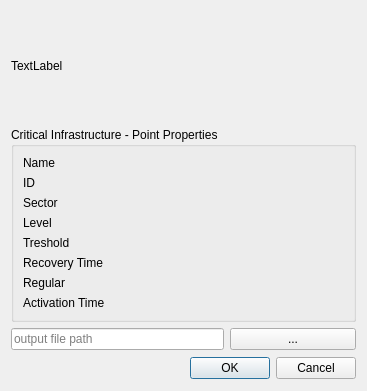
<?xml version="1.0" encoding="UTF-8"?>
<ui version="4.0">
 <class>Dialog</class>
 <widget class="QDialog" name="Dialog">
  <property name="geometry">
   <rect>
    <x>0</x>
    <y>0</y>
    <width>367</width>
    <height>391</height>
   </rect>
  </property>
  <property name="windowTitle">
   <string>Point Export for ProMaIDes CIN-Module</string>
  </property>
  <property name="windowIcon">
   <iconset>
    <normaloff>../icons/cin.png</normaloff>../icons/cin.png</iconset>
  </property>
  <layout class="QGridLayout" name="gridLayout">
   <item row="0" column="0">
    <widget class="QLabel" name="input_label">
     <property name="text">
      <string>TextLabel</string>
     </property>
    </widget>
   </item>
   <item row="1" column="0" colspan="3">
    <widget class="QGroupBox" name="groupBox">
     <property name="toolTip">
      <string>Set the attributes of the critical infrastructure network point elements; Click the '?' for more detailed tips!</string>
     </property>
     <property name="title">
      <string>Critical Infrastructure - Point Properties</string>
     </property>
     <layout class="QGridLayout" name="gridLayout_2">
      <item row="0" column="0">
       <widget class="QLabel" name="Label">
        <property name="text">
         <string>Name</string>
        </property>
       </widget>
      </item>
      <item row="0" column="1">
       <widget class="QgsFieldExpressionWidget" name="expression_field_names" native="true"/>
      </item>
      <item row="1" column="0">
       <widget class="QLabel" name="Label_2">
        <property name="text">
         <string>ID</string>
        </property>
       </widget>
      </item>
      <item row="1" column="1">
       <widget class="QgsFieldExpressionWidget" name="expression_field_ids" native="true"/>
      </item>
      <item row="2" column="0">
       <widget class="QLabel" name="Label_5">
        <property name="text">
         <string>Sector</string>
        </property>
       </widget>
      </item>
      <item row="2" column="1">
       <widget class="QgsFieldExpressionWidget" name="expression_field_sectors" native="true"/>
      </item>
      <item row="3" column="0">
       <widget class="QLabel" name="Label_3">
        <property name="text">
         <string>Level</string>
        </property>
       </widget>
      </item>
      <item row="3" column="1">
       <widget class="QgsFieldExpressionWidget" name="expression_field_levels" native="true"/>
      </item>
      <item row="4" column="0">
       <widget class="QLabel" name="Label_4">
        <property name="text">
         <string>Treshold</string>
        </property>
       </widget>
      </item>
      <item row="4" column="1">
       <widget class="QgsFieldExpressionWidget" name="expression_field_thresholds" native="true"/>
      </item>
      <item row="5" column="0">
       <widget class="QLabel" name="Label_10">
        <property name="text">
         <string>Recovery Time</string>
        </property>
       </widget>
      </item>
      <item row="5" column="1">
       <widget class="QgsFieldExpressionWidget" name="expression_field_recoverys" native="true">
        <property name="contextMenuPolicy">
         <enum>Qt::DefaultContextMenu</enum>
        </property>
        <property name="inputMethodHints">
         <set>Qt::ImhDigitsOnly</set>
        </property>
       </widget>
      </item>
      <item row="6" column="0">
       <widget class="QLabel" name="Label_9">
        <property name="text">
         <string>Regular</string>
        </property>
       </widget>
      </item>
      <item row="6" column="1">
       <widget class="QgsFieldExpressionWidget" name="expression_field_regulars" native="true">
        <property name="contextMenuPolicy">
         <enum>Qt::DefaultContextMenu</enum>
        </property>
        <property name="inputMethodHints">
         <set>Qt::ImhDigitsOnly</set>
        </property>
       </widget>
      </item>
      <item row="7" column="0">
       <widget class="QLabel" name="Label_11">
        <property name="text">
         <string>Activation Time</string>
        </property>
       </widget>
      </item>
      <item row="7" column="1">
       <widget class="QgsFieldExpressionWidget" name="expression_field_actives" native="true">
        <property name="contextMenuPolicy">
         <enum>Qt::DefaultContextMenu</enum>
        </property>
        <property name="inputMethodHints">
         <set>Qt::ImhDigitsOnly</set>
        </property>
       </widget>
      </item>
     </layout>
    </widget>
   </item>
   <item row="2" column="0" colspan="2">
    <widget class="QLineEdit" name="filename_edit">
     <property name="toolTip">
      <string>Set the output file</string>
     </property>
     <property name="placeholderText">
      <string>output file path</string>
     </property>
    </widget>
   </item>
   <item row="2" column="2">
    <widget class="QPushButton" name="browse_button">
     <property name="text">
      <string>...</string>
     </property>
    </widget>
   </item>
   <item row="3" column="0">
    <widget class="QPushButton" name="HelpButton">
     <property name="maximumSize">
      <size>
       <width>80</width>
       <height>50</height>
      </size>
     </property>
     <property name="styleSheet">
      <string notr="true">QPushButton {
    color: #333;
    border: 0px solid #555;
    border-radius: 0px;
    border-style: outset;
    background: transparent;
    padding: 5px;
    }

</string>
     </property>
     <property name="text">
      <string/>
     </property>
     <property name="icon">
      <iconset>
       <normaloff>../icons/HelpButton.png</normaloff>../icons/HelpButton.png</iconset>
     </property>
     <property name="iconSize">
      <size>
       <width>25</width>
       <height>25</height>
      </size>
     </property>
    </widget>
   </item>
   <item row="3" column="1" colspan="2">
    <widget class="QDialogButtonBox" name="button_box">
     <property name="orientation">
      <enum>Qt::Horizontal</enum>
     </property>
     <property name="standardButtons">
      <set>QDialogButtonBox::Cancel|QDialogButtonBox::Ok</set>
     </property>
    </widget>
   </item>
  </layout>
 </widget>
 <customwidgets>
  <customwidget>
   <class>QgsFieldExpressionWidget</class>
   <extends>QWidget</extends>
   <header>qgsfieldexpressionwidget.h</header>
  </customwidget>
 </customwidgets>
 <resources>
  <include location="resources.qrc"/>
 </resources>
 <connections>
  <connection>
   <sender>button_box</sender>
   <signal>accepted()</signal>
   <receiver>Dialog</receiver>
   <slot>accept()</slot>
   <hints>
    <hint type="sourcelabel">
     <x>248</x>
     <y>254</y>
    </hint>
    <hint type="destinationlabel">
     <x>157</x>
     <y>274</y>
    </hint>
   </hints>
  </connection>
  <connection>
   <sender>button_box</sender>
   <signal>rejected()</signal>
   <receiver>Dialog</receiver>
   <slot>reject()</slot>
   <hints>
    <hint type="sourcelabel">
     <x>316</x>
     <y>260</y>
    </hint>
    <hint type="destinationlabel">
     <x>286</x>
     <y>274</y>
    </hint>
   </hints>
  </connection>
 </connections>
</ui>
